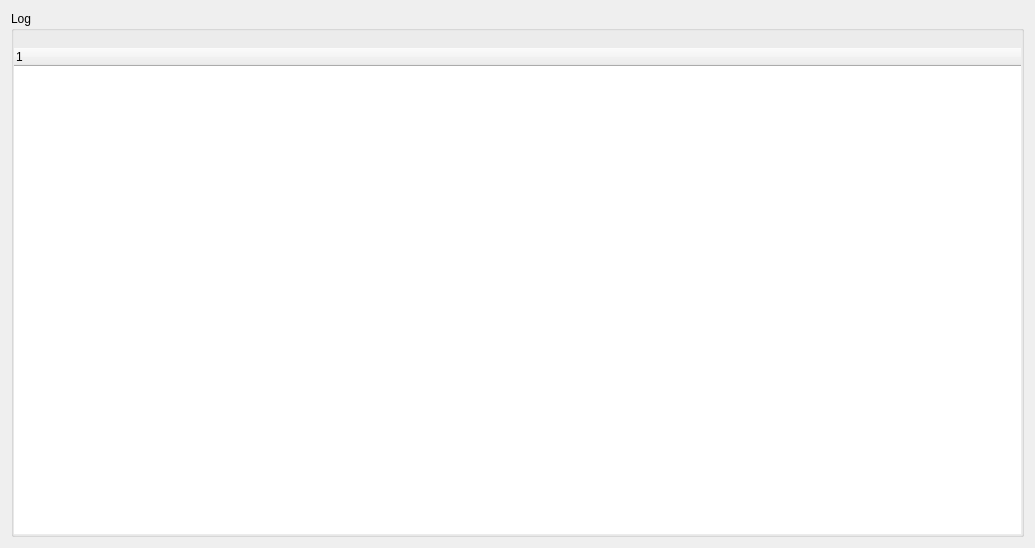
<?xml version="1.0" encoding="UTF-8"?>
<ui version="4.0">
 <class>LoggerWidget</class>
 <widget class="QWidget" name="LoggerWidget">
  <property name="geometry">
   <rect>
    <x>0</x>
    <y>0</y>
    <width>1035</width>
    <height>548</height>
   </rect>
  </property>
  <property name="windowTitle">
   <string>Form</string>
  </property>
  <layout class="QVBoxLayout" name="verticalLayout">
   <item>
    <widget class="QGroupBox" name="groupBox">
     <property name="title">
      <string>Log</string>
     </property>
     <layout class="QVBoxLayout" name="verticalLayout_2">
      <property name="spacing">
       <number>0</number>
      </property>
      <property name="leftMargin">
       <number>0</number>
      </property>
      <property name="topMargin">
       <number>0</number>
      </property>
      <property name="rightMargin">
       <number>0</number>
      </property>
      <property name="bottomMargin">
       <number>0</number>
      </property>
      <item>
       <widget class="QToolBar" name="toolBar">
        <property name="iconSize">
         <size>
          <width>20</width>
          <height>20</height>
         </size>
        </property>
       </widget>
      </item>
      <item>
       <widget class="QTreeWidget" name="logView">
        <property name="frameShape">
         <enum>QFrame::NoFrame</enum>
        </property>
        <property name="wordWrap">
         <bool>true</bool>
        </property>
        <attribute name="headerMinimumSectionSize">
         <number>13</number>
        </attribute>
        <column>
         <property name="text">
          <string notr="true">1</string>
         </property>
        </column>
       </widget>
      </item>
     </layout>
    </widget>
   </item>
  </layout>
 </widget>
 <resources/>
 <connections/>
</ui>
